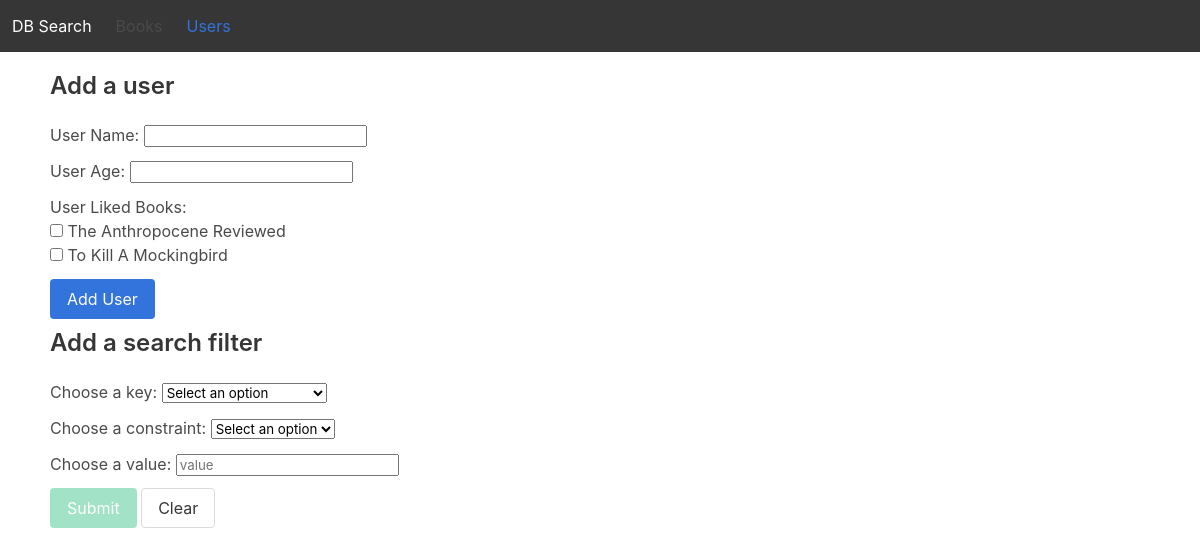
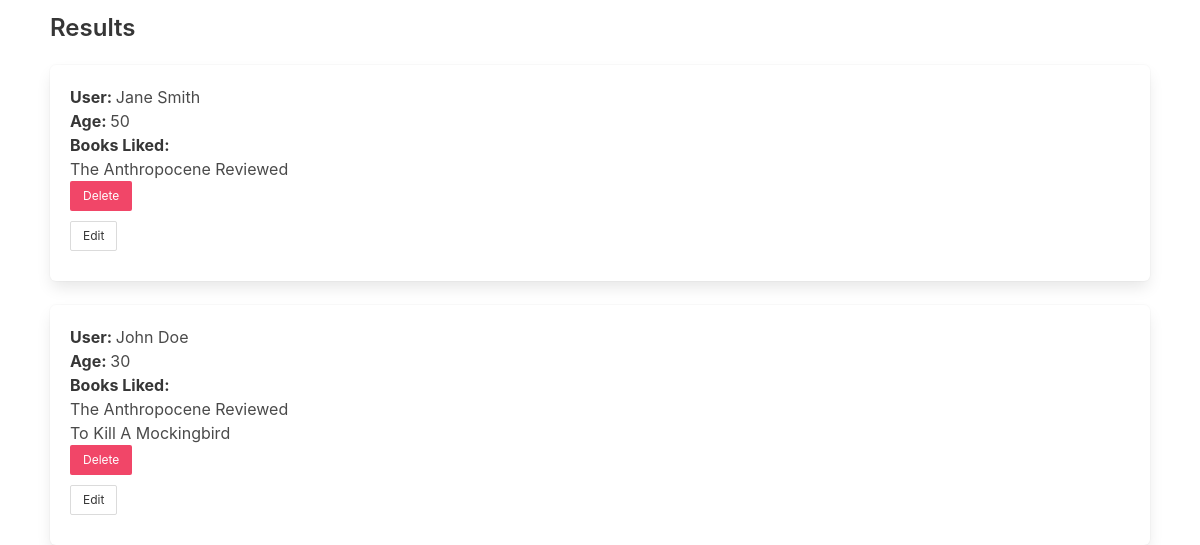
Page /usersPage/ on the earlier database version (2 pictures, top to bottom).
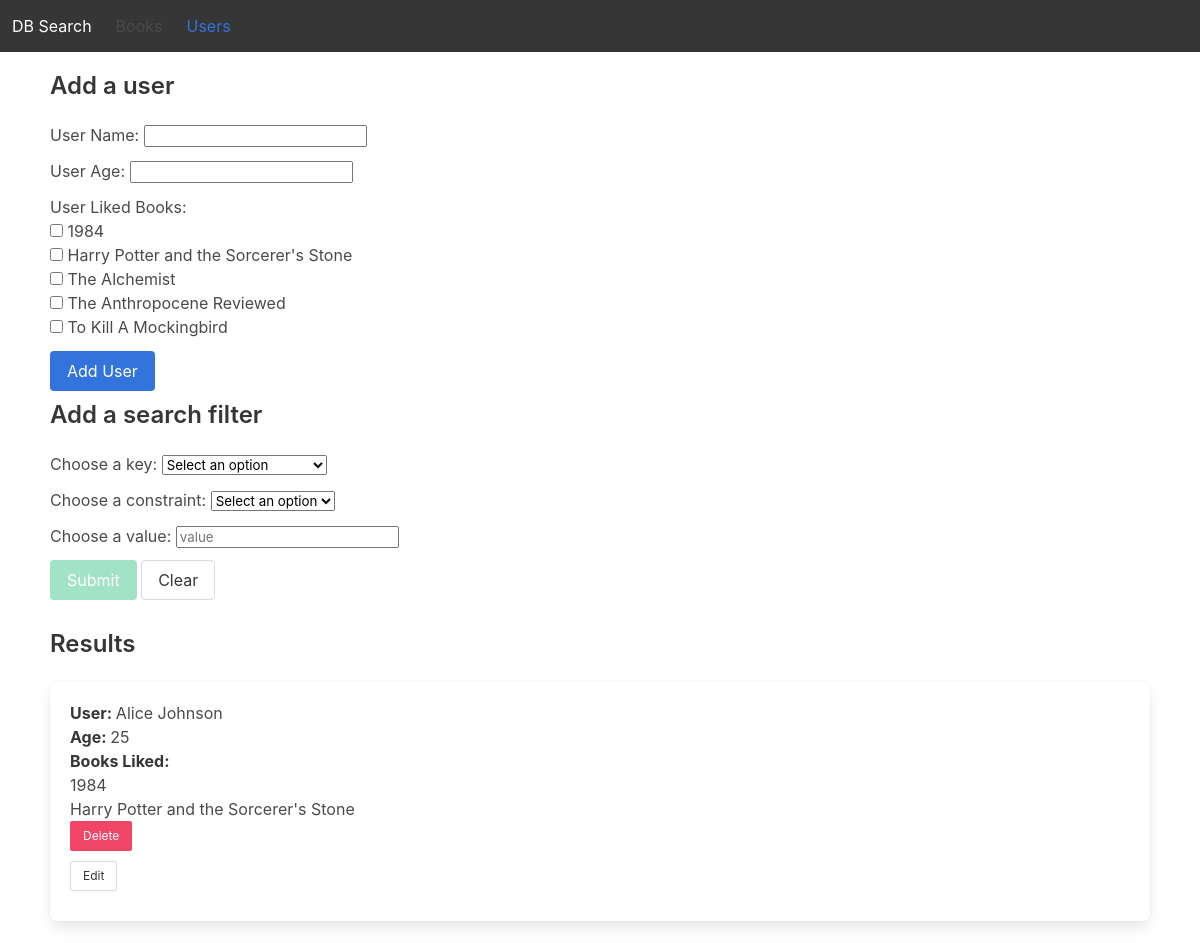
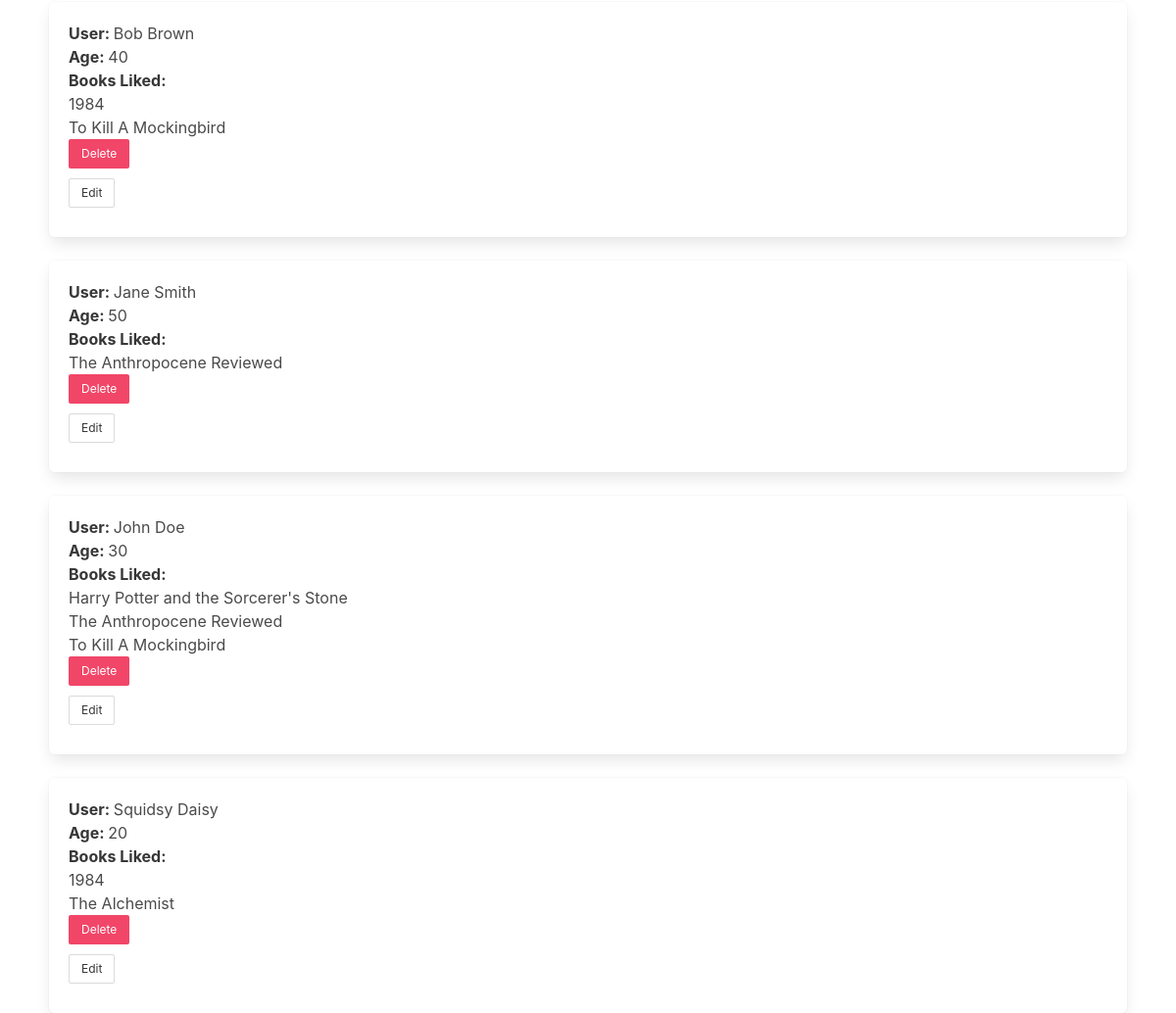
Same page on the later database version (2 pictures, top to bottom).
### readers/models.py (models this page shows, shortened)
class User(models.Model):
    name = models.CharField(max_length=100)
    age = models.IntegerField()
    liked_books = models.ManyToManyField(Book, related_name='liked_by_users')
    class Meta:
        ordering = ('name',)

class Book(models.Model):
    name = models.CharField(max_length=100)
    price = models.FloatField()
    class Meta:
        ordering = ('name',)

### readers/views.py (the view)
# urls.py: path('usersPage/', users_page, name='users_page'),
@csrf_exempt
def users_page(request):
    users = User.objects.all()
    context = {
        'users': users,
        'checkboxForm': getCheckboxForm()
    }
    return render(request, 'usersPage.html', context)

### readers/forms.py
class OptionsForm(forms.Form):
    options = forms.MultipleChoiceField(
        choices=[],
        widget=forms.CheckboxSelectMultiple,
        required=False,
        label=''
    )

### readers/views.py (called while the page is built)
def getCheckboxForm():
    books = Book.objects.all().values_list('pk', 'name')
    choices = [(pk, name) for pk, name in books]
    form = OptionsForm()
    form.fields['options'].choices = choices
    return form

### readers/templates/usersPage.html (shortened to what this page needs)
<!DOCTYPE html>
<html>
    <head>
        {% load static %}
        <link rel="stylesheet" href="https://cdn.jsdelivr.net/npm/bulma@0.9.0/css/bulma.min.css">
    </head>
    <body>
        <main>
                <nav class="navbar is-dark">
                    <div class="navbar-brand">
                        <p class="navbar-item">DB Search</p>
                    </div>
                    <a class="navbar-item" id = "books-tab" href="{% url 'index' %}">
                        Books
                      </a>
                      <a class="navbar-item is-selected" id = "users-tab" href="{% url 'users_page'%}">
                        Users
                      </a>
                </nav>
            <div class = "block " id = "users-content" >
                <h1 class = "title is-4">Add a user</h1>
                <form class = "forms" method="post" action ="{% url 'add_user' %}" >
                    <div class = "field">
                    <label for="name">User Name:</label>
                    <input type="text" id="name" name="name" required><br>
                </div>
                    <div class = "field">
                    <label for="age">User Age:</label>
                    <input type="number" id="age" name="age" required step="1"><br>
                </div>
                <div class = "field">
                    <label>User Liked Books:</label>
                    {{ checkboxForm.as_p }}
                </div>
                    <button class= "button is-primary" type="submit">Add User</button>
                </form>
                <h1 class = "title is-4">Add a search filter</h1>
                <form id="user-filter-form" method="post" action="{% url 'user_filter' %}">
                    <div class = "field">
                        <label for="dropdown1User">Choose a key:</label>
                        <select id="dropdown1User" name="key">
                            <option value="">Select an option</option>
                        </select>
                    </div>
                    <div class = "field regular">
                        <label for="dropdown2User">Choose a constraint:</label>
                        <select id="dropdown2User" name="constraint">
                            <option value="">Select an option</option>
                        </select>
                    </div>
                    <div class = "field regular">
                        <label for="textFieldUser">Choose a value:</label>
                        <input type="text" id="textFieldUser" name="value" placeholder="value">
                    </div>
                    <button type="submit" id="submitBtnUser" class = "regular button is-success" disabled>Submit</button>
                    <button type="button" id="clearBtnUser" class = "regular button">Clear</button>
                </form>
                <h1 class = "title is-4">Results</h1>
                {% if users %}
                {% for user in users %}
                <div class = "box">
                    <p><strong>User: </strong>{{user.name}}</p>
                    <p><strong>Age: </strong>{{user.age}}</p>
                    <p><strong>Books Liked: </strong></p>
                    <ul>
                        {% for book in user.liked_books.all %}
                            <li>{{ book.name }}</li>
                        {% endfor %}
                    </ul>
                    <form method="post" action="{% url 'delete_user' user.pk %}">
                        <button type="submit" class= "button is-small is-danger">Delete</button>
                    </form>
                    <button class="editButton button is-small">Edit</button>
                </div>
                {% endfor %}
                {% else %}
                <div class="title is-4 center-text red">
                    No results
                </div>
                {% endif %}
            </div>
        </main>
    </body>
    </html>

Differences in the rows shown:
added User: name "Alice Johnson", age "25"
added Book: name "1984"
added Book: name "Harry Potter and the Sorcerer's Stone"
added User: name "Bob Brown", age "40", Book (name "To Kill A Mockingbird")
added User: name "Squidsy Daisy", age "20"
added Book: name "The Alchemist", shown under "Squidsy Daisy"
Other differences:
form field options: "☐ ☐" → "☐ ☐ ☐ ☐ ☐"
text no longer shown: "The Anthropocene Reviewed To Kill A Mockingbird"
text now shown: "1984 Harry Potter and the Sorcerer's Stone The Alchemist The Anthropocene Reviewed To Kill A Mockingbird"
